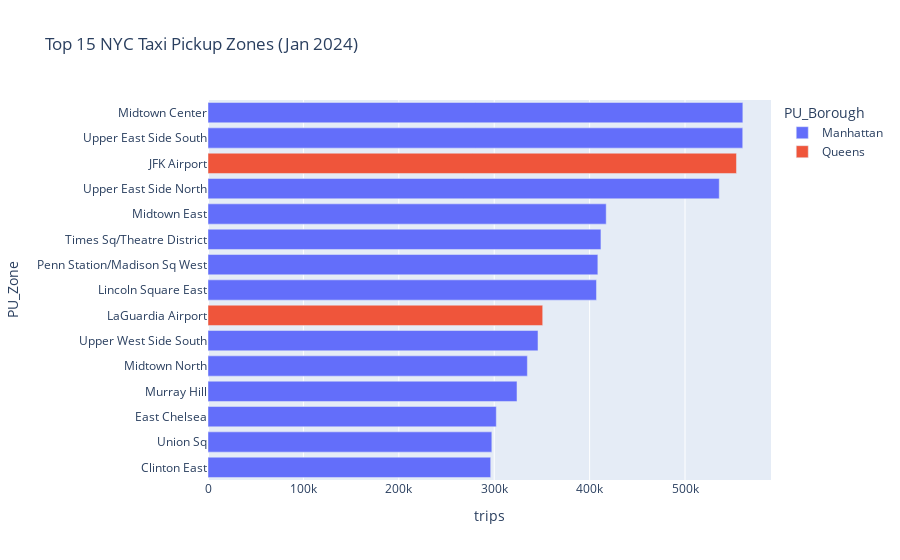

Write notebook code for a chart like this one.
### Code cell
top15 = agg_zone.head(15).copy()

fig2 = px.bar(
    top15[::-1], #reverses the order for better visualization]
    x="trips",
    y="PU_Zone",
    color="PU_Borough",
    title="Top 15 NYC Taxi Pickup Zones (Jan 2024)",
)
fig2.update_layout(yaxis={'categoryorder':'total ascending'})
fig2.show()
out = ROOT / "dashboards"
out.mkdir(exist_ok=True)

fig2.write_image(out / "top_zones.png", scale=2)

### Figure 1 — Plotly figure (JSON) as saved in the notebook; plotly's stock layout.template omitted (floating-point values rounded to 4 significant figures)
{"data": [{"hovertemplate": "PU_Borough=Manhattan<br>trips=%{x}<br>PU_Zone=%{y}<extra></extra>", "legendgroup": "Manhattan", "marker": {"color": "#636efa", "pattern": {"shape": ""}}, "name": "Manhattan", "orientation": "h", "showlegend": true, "textposition": "auto", "type": "bar", "x": [296320, 297508, 302204, 323883, 334756, 345892, 407200, 408636, 411872, 417404, 535896, 560511, 560624], "xaxis": "x", "y": ["Clinton East", "Union Sq", "East Chelsea", "Murray Hill", "Midtown North", "Upper West Side South", "Lincoln Square East", "Penn Station/Madison Sq West", "Times Sq/Theatre District", "Midtown East", "Upper East Side North", "Upper East Side South", "Midtown Center"], "yaxis": "y"}, {"hovertemplate": "PU_Borough=Queens<br>trips=%{x}<br>PU_Zone=%{y}<extra></extra>", "legendgroup": "Queens", "marker": {"color": "#EF553B", "pattern": {"shape": ""}}, "name": "Queens", "orientation": "h", "showlegend": true, "textposition": "auto", "type": "bar", "x": [350843, 553948], "xaxis": "x", "y": ["LaGuardia Airport", "JFK Airport"], "yaxis": "y"}], "layout": {"barmode": "relative", "legend": {"title": {"text": "PU_Borough"}, "tracegroupgap": 0}, "title": {"text": "Top 15 NYC Taxi Pickup Zones (Jan 2024)"}, "xaxis": {"anchor": "y", "domain": [0, 1], "title": {"text": "trips"}}, "yaxis": {"anchor": "x", "categoryorder": "total ascending", "domain": [0, 1], "title": {"text": "PU_Zone"}}}}
